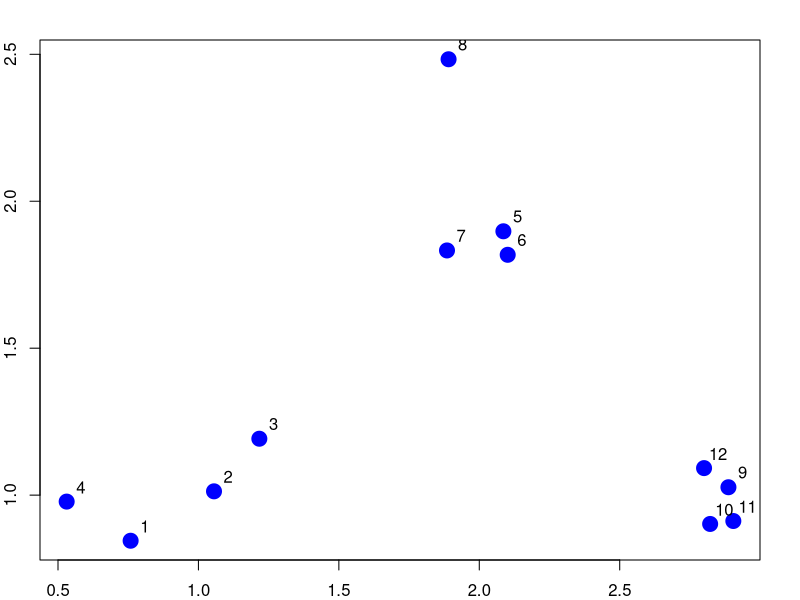
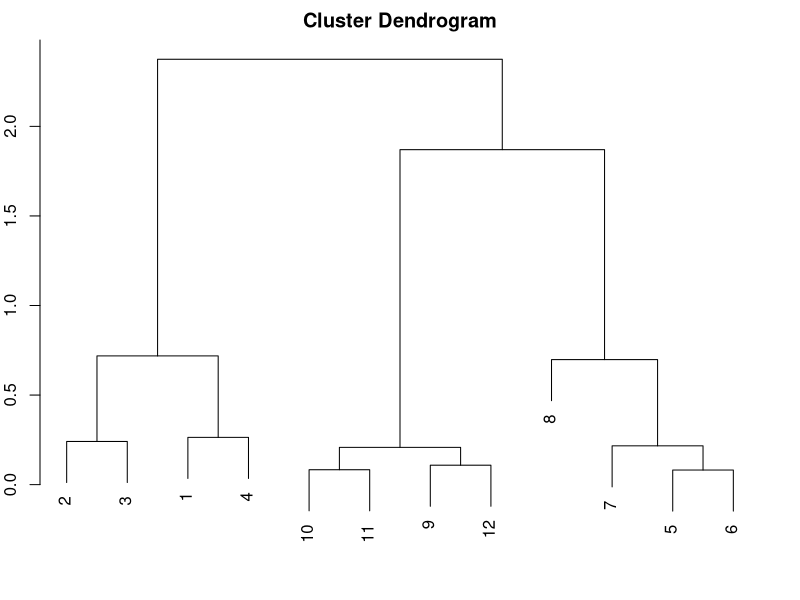
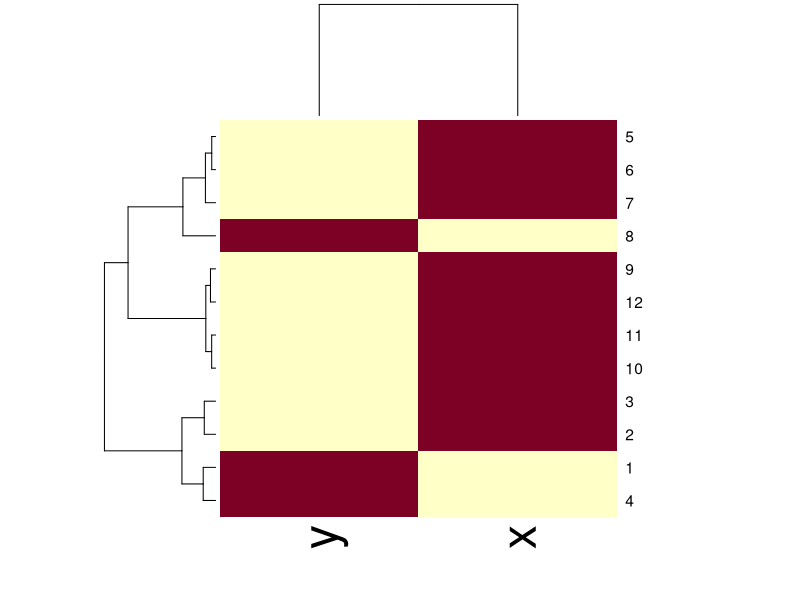
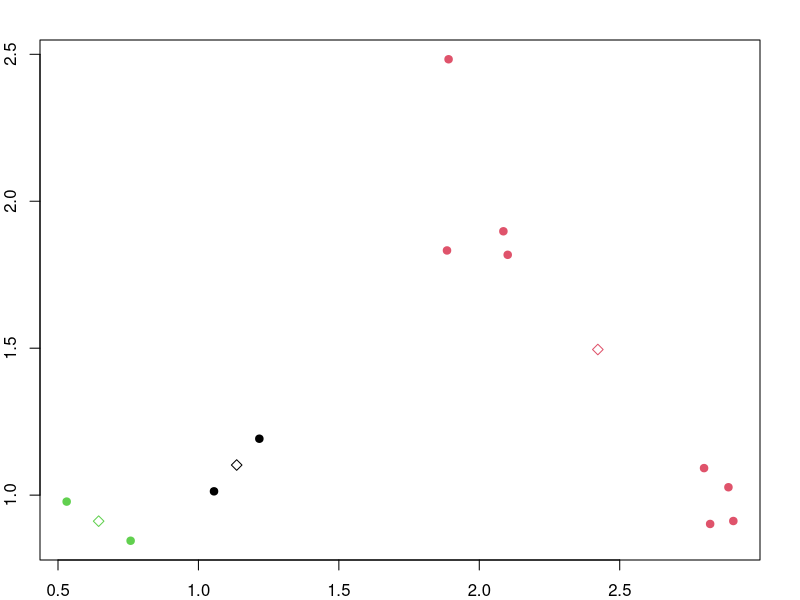

Reproduce these figures in R, in order.
#Dendrogram

set.seed(1234)
par(mar = c(2,2,2,2))
x <- rnorm(12, mean = rep(1:3, each = 4), sd = 0.2)
y <- rnorm(12, mean = rep(c(1,2,1), each = 4), sd = 0.2)
plot(x, y, col = 'blue', pch = 19, cex = 2)
text( x + 0.05, y + 0.05, labels = as.character(1:12))

dataFrame <- data.frame( x= x, y=y)
distxy <- dist(dataFrame)

hClustering <- hclust(distxy)
plot(hClustering)

#### 
dataMatrix <- as.matrix( dataFrame)
heatMap <- heatmap(dataMatrix)


######### k - means ####
kmeansObj <- kmeans(dataFrame, centers = 3)
kmeansObj$cluster

plot(x , y, col = kmeansObj$cluster, pch = 20, cex = 1.5)
points( kmeansObj$centers, col = 1:3, pch = 5)
